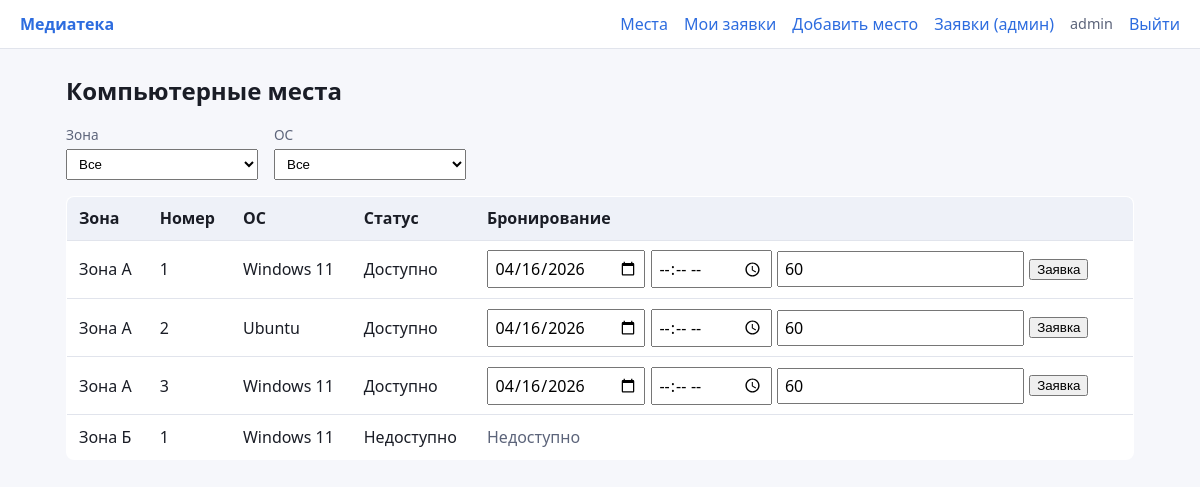
The app's page / (signed in) with its own data.
### library_booking/models.py (models this page shows, shortened)
class ComputerPlace(models.Model):
    number = models.PositiveIntegerField('Номер')
    zone = models.CharField('Зона', max_length=100)
    operating_system = models.CharField('Операционная система', max_length=100)
    status = models.ForeignKey(
        Status,
        verbose_name='Статус',
        on_delete=models.PROTECT,
        related_name='places',
        limit_choices_to={'kind': StatusKind.PLACE},
    )
    class Meta:
        verbose_name = 'Компьютерное место'
        verbose_name_plural = 'Компьютерные места'
        constraints = [
            models.UniqueConstraint(fields=('zone', 'number'), name='uniq_zone_number'),
        ]
    def is_available_for_booking(self) -> bool:
        return (
            self.status.kind == StatusKind.PLACE
            and self.status.code == StatusCodes.PLACE_AVAILABLE
        )

class Status(models.Model):
    code = models.SlugField(max_length=50)
    label = models.CharField('Подпись', max_length=100)
    kind = models.CharField('Тип', max_length=10, choices=StatusKind.choices)
    class Meta:
        verbose_name = 'Статус'
        verbose_name_plural = 'Статусы'
        constraints = [
            models.UniqueConstraint(fields=('code', 'kind'), name='uniq_status_code_kind'),
        ]

### library_booking/views.py (the view)
# urls.py: path('', views.place_list, name='place_list'),
def place_list(request):
    ctx = _place_list_context(request)
    if request.GET.get('partial') == '1':
        return render(request, 'library_booking/_place_list_inner.html', ctx)
    return render(request, 'library_booking/place_list.html', ctx)

### library_booking/forms.py (shortened to what this page needs)
class BookingForm(forms.ModelForm):
    class Meta:
        model = Booking
        fields = ('place', 'date', 'start_time', 'duration')
        widgets = {
            'date': forms.DateInput(attrs={'type': 'date'}),
            'start_time': forms.TimeInput(attrs={'type': 'time'}),
            'duration': forms.NumberInput(attrs={'min': 15, 'step': 15}),
        }

### library_booking/views.py (called while the page is built)
def _place_list_queryset(request):
    qs = ComputerPlace.objects.select_related('status').order_by('zone', 'number')
    zone = request.GET.get('zone') or ''
    os_name = request.GET.get('os') or ''
    if zone:
        qs = qs.filter(zone=zone)
    if os_name:
        qs = qs.filter(operating_system=os_name)
    return qs, zone, os_name

def _place_list_context(request, booking_form=None):
    places, zone, os_name = _place_list_queryset(request)
    zones = (
        ComputerPlace.objects.order_by('zone')
        .values_list('zone', flat=True)
        .distinct()
    )
    systems = (
        ComputerPlace.objects.order_by('operating_system')
        .values_list('operating_system', flat=True)
        .distinct()
    )
    return {
        'places': places,
        'zones': zones,
        'systems': systems,
        'current_zone': zone,
        'current_os': os_name,
        'booking_form': booking_form if booking_form is not None else BookingForm(),
    }

### library_booking/templates/library_booking/place_list.html (shortened to what this page needs)
{% extends "library_booking/base.html" %}
{% load static %}
{% block content %}
<h1>Компьютерные места</h1>
<section class="filters" aria-label="Фильтры">
  <label>Зона
    <select id="filter-zone" name="zone">
      <option value="">Все</option>
    </select>
  </label>
  <label>ОС
    <select id="filter-os" name="os">
      <option value="">Все</option>
    </select>
  </label>
</section>
<div id="place-list-inner">
  {% include "library_booking/_place_list_inner.html" %}
</div>
{% endblock %}

### library_booking/templates/library_booking/base.html (shortened to what this page needs)
{% load static %}
<!DOCTYPE html>
<html lang="ru">
<head>
  <link rel="stylesheet" href="{% static 'library_booking/style.css' %}">
</head>
<body>
  <header class="site-header">
    <a class="logo" href="{% url 'library_booking:place_list' %}">Медиатека</a>
    <nav>
      <a href="{% url 'library_booking:place_list' %}">Места</a>
      {% if user.is_authenticated %}
        <a href="{% url 'library_booking:my_bookings' %}">Мои заявки</a>
        {% if user.is_staff %}
          <a href="{% url 'library_booking:staff_place_add' %}">Добавить место</a>
          <a href="{% url 'library_booking:staff_booking_list' %}">Заявки (админ)</a>
        {% endif %}
        <span class="user-label">{{ user.username }}</span>
        <form class="inline-logout" method="post" action="{% url 'library_booking:logout' %}">
          <button type="submit" class="link-btn">Выйти</button>
        </form>
      {% else %}
        <a href="{% url 'library_booking:login' %}">Вход</a>
      {% endif %}
    </nav>
  </header>
  <main class="content">
    {% block content %}{% endblock %}
  </main>
</body>
</html>

### library_booking/templates/library_booking/_place_list_inner.html (shortened to what this page needs)
<table class="data-table">
  <thead>
    <tr>
      <th>Зона</th>
      <th>Номер</th>
      <th>ОС</th>
      <th>Статус</th>
      <th>Бронирование</th>
    </tr>
  </thead>
  <tbody>
    {% for p in places %}
      <tr>
        <td>{{ p.zone }}</td>
        <td>{{ p.number }}</td>
        <td>{{ p.operating_system }}</td>
        <td>{{ p.status.label }}</td>
        <td>
          {% if p.is_available_for_booking %}
            {% if user.is_authenticated %}
              <form class="inline-booking" method="post" action="{% url 'library_booking:booking_create' %}">
                <input type="date" name="date" required value="{% now "Y-m-d" %}">
                <input type="time" name="start_time" required>
                <input type="number" name="duration" value="60" min="15" step="15" title="Минуты">
                <button type="submit">Заявка</button>
              </form>
            {% else %}
              <a href="{% url 'library_booking:login' %}?next={{ request.path }}">Войдите, чтобы забронировать</a>
            {% endif %}
          {% else %}
            <span class="muted">Недоступно</span>
          {% endif %}
        </td>
      </tr>
    {% empty %}
      <tr><td colspan="5">Нет мест по выбранным фильтрам.</td></tr>
    {% endfor %}
  </tbody>
</table>

### library_booking/static/library_booking/style.css (style rules this page uses)
:root { --bg: #f6f7fb; --card: #fff; --text: #1a1d26; --muted: #5c647a; --accent: #2d6cdf; --border: #e1e4ec; }
* { box-sizing: border-box; }
body { margin: 0; font-family: system-ui, -apple-system, Segoe UI, Roboto, sans-serif; background: var(--bg); color: var(--text); line-height: 1.5; }
.site-header { display: flex; align-items: center; justify-content: space-between; gap: 1rem; padding: 0.75rem 1.25rem; background: var(--card); border-bottom: 1px solid var(--border); }
.site-header nav { display: flex; flex-wrap: wrap; align-items: center; gap: 0.75rem 1rem; }
.logo { font-weight: 700; color: var(--accent); text-decoration: none; }
.site-header a { color: var(--accent); text-decoration: none; }
.user-label { color: var(--muted); font-size: 0.9rem; }
.inline-logout { display: inline; margin: 0; }
.link-btn { background: none; border: none; color: var(--accent); cursor: pointer; padding: 0; font: inherit; }
.content { max-width: 1100px; margin: 0 auto; padding: 1.5rem 1rem 3rem; }
h1 { font-size: 1.5rem; margin-top: 0; }
.filters { display: flex; flex-wrap: wrap; gap: 1rem; margin-bottom: 1rem; }
.filters label { display: flex; flex-direction: column; font-size: 0.85rem; color: var(--muted); }
.filters select { margin-top: 0.25rem; min-width: 12rem; padding: 0.35rem 0.5rem; }
.data-table { width: 100%; border-collapse: collapse; background: var(--card); border: 1px solid var(--border); border-radius: 8px; overflow: hidden; }
.data-table th, .data-table td { padding: 0.6rem 0.75rem; border-bottom: 1px solid var(--border); text-align: left; vertical-align: middle; }
.data-table th { background: #eef1f8; font-weight: 600; }
.inline-booking { display: flex; flex-wrap: wrap; gap: 0.35rem; align-items: center; }
.inline-booking input[type='date'], .inline-booking input[type='time'], .inline-booking input[type='number'] { padding: 0.25rem 0.35rem; font: inherit; }
.muted { color: var(--muted); }

### records on screen
ComputerPlace: zone "Зона А", number "1", operating_system "Windows 11", status.label "Доступно"
ComputerPlace: zone "Зона А", number "2", operating_system "Ubuntu", status.label "Доступно"
ComputerPlace: zone "Зона А", number "3", operating_system "Windows 11", status.label "Доступно"
ComputerPlace: zone "Зона Б", number "1", operating_system "Windows 11", status.label "Недоступно"

### other values on screen
{{ user.username }} "admin"
